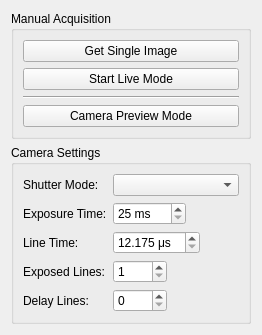
<?xml version="1.0" encoding="UTF-8"?>
<ui version="4.0">
 <class>AcquisitionPanel</class>
 <widget class="QWidget" name="acquisitionPanel">
  <layout class="QVBoxLayout" name="verticalLayout_panel">
   <item>
    <widget class="QGroupBox" name="groupBox_17">
     <property name="sizePolicy">
      <sizepolicy hsizetype="Preferred" vsizetype="Fixed">
       <horstretch>0</horstretch>
       <verstretch>0</verstretch>
      </sizepolicy>
     </property>
     <property name="minimumSize">
      <size>
       <width>0</width>
       <height>0</height>
      </size>
     </property>
     <property name="title">
      <string>Manual Acquisition</string>
     </property>
     <layout class="QVBoxLayout" name="verticalLayout_53">
      <item>
       <layout class="QVBoxLayout" name="verticalLayout_15">
        <item>
         <widget class="QPushButton" name="pushButton_acqGetSingleImage">
          <property name="sizePolicy">
           <sizepolicy hsizetype="Minimum" vsizetype="Fixed">
            <horstretch>0</horstretch>
            <verstretch>0</verstretch>
           </sizepolicy>
          </property>
          <property name="toolTip">
           <string>Start single image acquisition</string>
          </property>
          <property name="text">
           <string>Get Single Image</string>
          </property>
          <property name="shortcut">
           <string>Ctrl+I</string>
          </property>
         </widget>
        </item>
        <item>
         <widget class="QPushButton" name="pushButton_acqStartLiveMode">
          <property name="sizePolicy">
           <sizepolicy hsizetype="Preferred" vsizetype="Fixed">
            <horstretch>0</horstretch>
            <verstretch>0</verstretch>
           </sizepolicy>
          </property>
          <property name="toolTip">
           <string>Start live mode</string>
          </property>
          <property name="text">
           <string>Start Live Mode</string>
          </property>
          <property name="shortcut">
           <string>Ctrl+L</string>
          </property>
         </widget>
        </item>
        <item>
         <spacer name="verticalSpacer_13">
          <property name="orientation">
           <enum>Qt::Vertical</enum>
          </property>
          <property name="sizeType">
           <enum>QSizePolicy::Expanding</enum>
          </property>
          <property name="sizeHint" stdset="0">
           <size>
            <width>0</width>
            <height>0</height>
           </size>
          </property>
         </spacer>
        </item>
        <item>
         <widget class="Line" name="line_7">
          <property name="orientation">
           <enum>Qt::Horizontal</enum>
          </property>
         </widget>
        </item>
        <item>
         <widget class="QPushButton" name="pushButton_acqStartPreviewMode">
          <property name="sizePolicy">
           <sizepolicy hsizetype="Preferred" vsizetype="Fixed">
            <horstretch>0</horstretch>
            <verstretch>0</verstretch>
           </sizepolicy>
          </property>
          <property name="toolTip">
           <string>Start preview mode</string>
          </property>
          <property name="text">
           <string>Camera Preview Mode</string>
          </property>
          <property name="shortcut">
           <string>Ctrl+P</string>
          </property>
         </widget>
        </item>
       </layout>
      </item>
     </layout>
    </widget>
   </item>
   <item>
    <widget class="QGroupBox" name="groupBox_12">
     <property name="title">
      <string>Camera Settings</string>
     </property>
     <layout class="QFormLayout" name="formLayout">
      <property name="fieldGrowthPolicy">
       <enum>QFormLayout::ExpandingFieldsGrow</enum>
      </property>
      <item row="1" column="0">
       <widget class="QLabel" name="label_9">
        <property name="text">
         <string>Shutter Mode:</string>
        </property>
       </widget>
      </item>
      <item row="1" column="1">
       <widget class="QComboBox" name="comboBox_cameraShutterMode">
        <property name="sizeAdjustPolicy">
         <enum>QComboBox::AdjustToContents</enum>
        </property>
        <property name="minimumContentsLength">
         <number>12</number>
        </property>
       </widget>
      </item>
      <item row="2" column="0">
       <widget class="QLabel" name="label_doubleSpinBox_cameraExposureTime">
        <property name="text">
         <string>Exposure Time:</string>
        </property>
       </widget>
      </item>
      <item row="2" column="1">
       <widget class="FieldSpecSpinBox" name="doubleSpinBox_cameraExposureTime">
        <property name="toolTip">
         <string>Camera exposure time per line. Unit: ms. Valid range: per the PCO camera limits. Effect: longer exposure = brighter image but slower acquisition.</string>
        </property>
        <property name="prefix">
         <string/>
        </property>
        <property name="suffix">
         <string> ms</string>
        </property>
        <property name="decimals">
         <number>0</number>
        </property>
        <property name="minimum">
         <double>25.000000000000000</double>
        </property>
        <property name="maximum">
         <double>1000.000000000000000</double>
        </property>
        <property name="singleStep">
         <double>5.000000000000000</double>
        </property>
        <property name="value">
         <double>25.000000000000000</double>
        </property>
       </widget>
      </item>
      <item row="3" column="0">
       <widget class="QLabel" name="label_doubleSpinBox_cameraLineTime">
        <property name="text">
         <string>Line Time:</string>
        </property>
       </widget>
      </item>
      <item row="3" column="1">
       <widget class="FieldSpecSpinBox" name="doubleSpinBox_cameraLineTime">
        <property name="toolTip">
         <string>Camera line time (exposure + readout). Unit: ms. Valid range: per the PCO camera limits. Effect: sets the line period; must be &gt;= exposure time.</string>
        </property>
        <property name="suffix">
         <string> μs</string>
        </property>
        <property name="decimals">
         <number>3</number>
        </property>
        <property name="minimum">
         <double>12.175000000000001</double>
        </property>
        <property name="maximum">
         <double>500.000000000000000</double>
        </property>
       </widget>
      </item>
      <item row="4" column="0">
       <widget class="QLabel" name="label_doubleSpinBox_cameraExposedLines">
        <property name="text">
         <string>Exposed Lines:</string>
        </property>
       </widget>
      </item>
      <item row="4" column="1">
       <widget class="FieldSpecSpinBox" name="doubleSpinBox_cameraExposedLines">
        <property name="toolTip">
         <string>Number of exposed lines per frame. Unit: lines. Valid range: &gt;0. Effect: sets the frame height in lines.</string>
        </property>
        <property name="decimals">
         <number>0</number>
        </property>
        <property name="minimum">
         <double>1.000000000000000</double>
        </property>
        <property name="maximum">
         <double>1024.000000000000000</double>
        </property>
       </widget>
      </item>
      <item row="5" column="0">
       <widget class="QLabel" name="label_doubleSpinBox_cameraDelayLines">
        <property name="text">
         <string>Delay Lines:</string>
        </property>
       </widget>
      </item>
      <item row="5" column="1">
       <widget class="FieldSpecSpinBox" name="doubleSpinBox_cameraDelayLines">
        <property name="toolTip">
         <string>Number of delay (non-exposed) lines before the exposed region. Unit: lines. Valid range: &gt;=0. Effect: shifts the trigger timing relative to the galvo/ETL sweep.</string>
        </property>
        <property name="decimals">
         <number>0</number>
        </property>
        <property name="maximum">
         <double>1024.000000000000000</double>
        </property>
       </widget>
      </item>
     </layout>
    </widget>
   </item>
  </layout>
 </widget>
 <customwidgets>
 <customwidget>
  <class>FieldSpecSpinBox</class>
  <extends>QDoubleSpinBox</extends>
  <header>lightsheet.gui.widgets.field_spec_spinbox</header>
 </customwidget>
</customwidgets>
<resources/>
 <connections/>
</ui>
